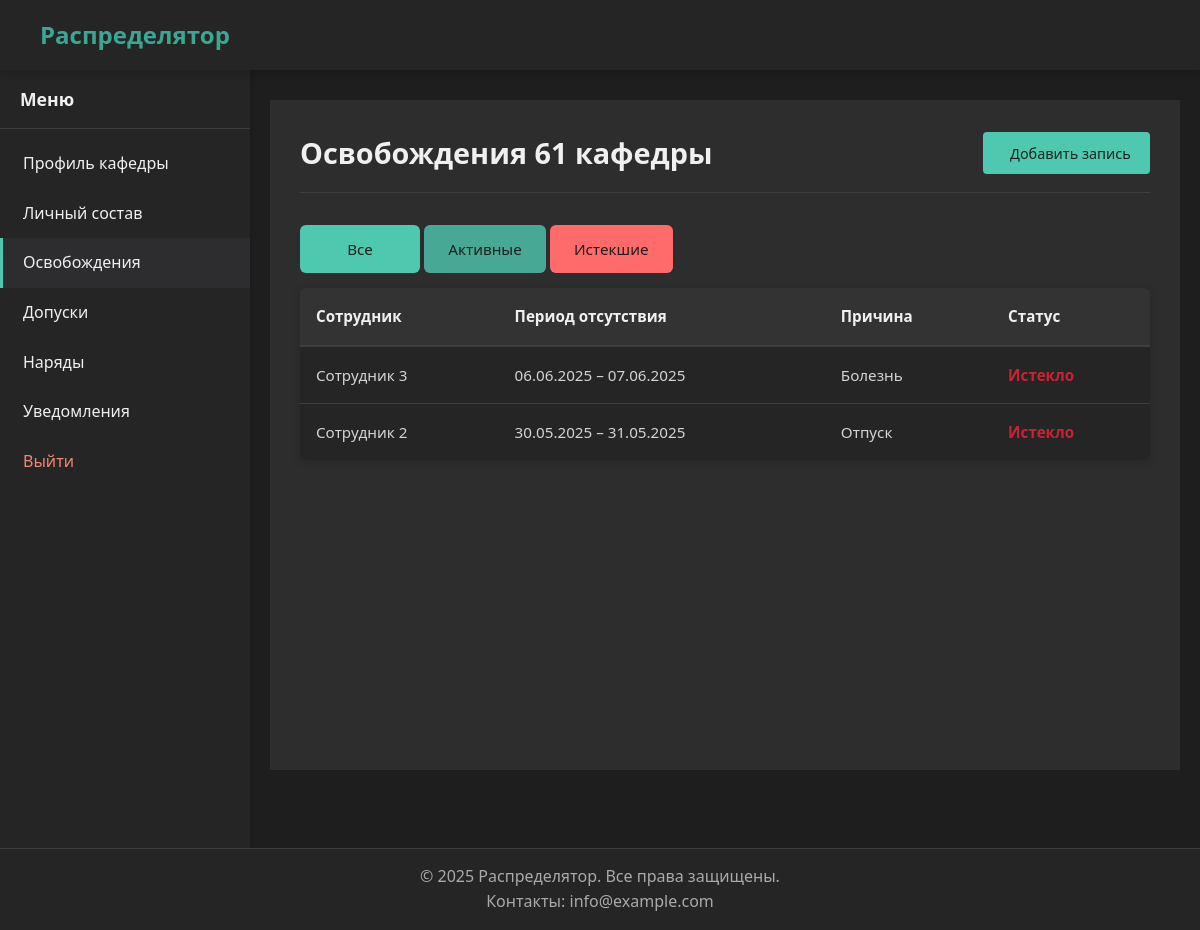
The page /department/missing/ (signed in) on the database its author committed.
### unit/models.py (models this page shows, shortened)
class Department(models.Model):
    name = models.CharField(max_length=20, verbose_name="Название кафедры", unique=True)
    faculty = models.ForeignKey(
        'Faculty',
        on_delete=models.SET_NULL,
        null=True,
        blank=True,
        verbose_name="Факультет",
        related_name="departments"
    )
    class Meta:
        verbose_name = 'Кафедра'
        verbose_name_plural = 'Кафедры'

### people/models.py (models this page shows, shortened)
class People(models.Model):
    full_name = models.CharField('ФИО', max_length=100)
    faculty = models.ForeignKey(
        Faculty,
        verbose_name='Факультет',
        on_delete=models.SET_NULL,
        null=True,
        blank=True
    )
    department = models.ForeignKey(
        Department,
        verbose_name='Кафедра',
        on_delete=models.SET_NULL,
        null=True,
        blank=True
    )
    rank = models.ForeignKey(
        Rank,
        verbose_name='Звание',
        on_delete=models.PROTECT
    )
    last_duty_date = models.DateField(
        'Дата последнего наряда',
        null=True,
        blank=True
    )
    workload = models.FloatField(
        'Нагрузка',
        default=0.0
    )
    class Meta:
        verbose_name = 'Человек'
        verbose_name_plural = 'Люди'
        ordering = ['full_name']

### missing/views.py (the view)
# urls.py: path('', views.MissingListView.as_view(), name='department_list'),
class MissingListView(HasDepartmentMixin, BaseMissingListView):
    model = DepartmentMissing
    namespace = 'department'
    related_field = 'department'

### core/mixins.py (called while the page is built)
    def dispatch(self, request, *args, **kwargs):
        if not hasattr(request.user, 'department') or not request.user.department:
            messages.warning(request, "У вас нет прав доступа к этому разделу")
            return redirect('home')
        return super().dispatch(request, *args, **kwargs)

### core/utils.py (called while the page is built)
def get_user_type(user):
    if user.is_superuser:
        return 'admin'
    groups = list(user.groups.values_list('name', flat=True))
    if 'Комендант' in groups:
        return 'commandant'
    elif 'Факультет' in groups:
        return 'faculty'
    elif 'Кафедра' in groups:
        return 'department'
    return None

### missing/models.py (called while the page is built)
    @property
    def is_active(self):
        return self.end_date >= timezone.now().date()

### missing/views.py (called while the page is built)
    def get_template_names(self):
        return [f"{self.template_name_prefix}{self.template_name_suffix}.html"]

    def get_queryset(self):
        if self.related_field == 'department':
            return self.model.objects.filter(person__department=self.request.user.department).select_related('person')
        elif self.related_field == 'faculty':
            return self.model.objects.filter(person__faculty=self.request.user.faculty).select_related('person')

    def get_context_data(self, **kwargs):
        context = super().get_context_data(**kwargs)
        object_name = ''
        if self.related_field == 'department':
            object_name = self.request.user.department.name
        elif self.related_field == 'faculty':
            object_name = self.request.user.faculty.name
        context.update({
            'namespace': self.namespace,
            'related_type': self.related_field,
            'related_field': self.related_field,
            'object_name': object_name,
        })
        return context

    def get_queryset(self):
        qs = super().get_queryset()
        filter_type = self.request.GET.get('filter')
        if filter_type == 'active':
            return qs.filter(end_date__gte=timezone.now().date())
        elif filter_type == 'expired':
            return qs.filter(end_date__lt=timezone.now().date())
        return qs

### templates/profiles/shared/missing/_list.html (shortened to what this page needs)
{% extends "base_account.html" %}
{% load static %}
{% block extra_head %}
<link rel="stylesheet" href="{% static 'css/missing.css' %}">
{% endblock %}
{% block account_content %}
<div class="missing-container">
    <div class="header-with-button">
        <h1>
            Освобождения
            {% if related_type == 'department' %}
                {{ object_name }} кафедры
            {% elif related_type == 'faculty' %}
                управаления {{ object_name }} факультета
            {% else %}
                {{ related_type_label }}
            {% endif %}
        </h1>
        <a href="{% url namespace|add:':missing:'|add:related_field|add:'_add' %}" class="add-button">
             Добавить запись
        </a>
    </div>
    {% include "components/filter_buttons.html" with active_filter=filter_type %}
    {% if object_list %}
        {% include "components/table.html" with headers=headers items=table_items class="staff-table" %}
    {% endif %}
</div>
{% endblock %}

### templates/components/table.html (shortened to what this page needs)
<div class="table-responsive">
    <table class="data-table {{ class }}">
        <thead>
            <tr>
                {% for header in headers %}
                <th>{{ header.label }}</th>
                {% endfor %}
            </tr>
        </thead>
        <tbody>
            {% for item in items %}
            <tr class="clickable-row" data-url="{{ item.url }}">
                {% for field in item.fields %}
                <td {% if field.class %}class="{{ field.class }}"{% endif %}>
                    {% if field.value is not None and field.value != '-' %}
                        {{ field.value|safe }}
                    {% else %}
                        <span>—</span>
                    {% endif %}
                </td>
                {% endfor %}
            </tr>
            {% endfor %}
        </tbody>
    </table>
</div>

### static/css/base.css (style rules this page uses)
* { margin: 0; padding: 0; box-sizing: border-box; }
body { font-family: 'Segoe UI', Tahoma, Geneva, Verdana, sans-serif; background-color: #1e1e1e; color: #f0f0f0; line-height: 1.6; padding-top: 70px; padding-bottom: 0; margin-bottom: 60px; min-height: 100vh; position: relative; }

### static/css/forms.css (style rules this page uses)
.staff-table tbody tr { transition: background-color 0.2s; }

### static/css/department.css (style rules this page uses)
.header-with-button { display: flex; justify-content: space-between; align-items: center; margin-bottom: 2rem; padding-bottom: 1rem; border-bottom: 1px solid #3e3e42; }
.header-with-button h1 { font-size: 1.8rem; color: #f0f0f0; margin: 0; }
.table-responsive { overflow-x: auto; border-radius: 6px; background-color: #252526; box-shadow: 0 2px 8px rgba(0, 0, 0, 0.15); }
.staff-table { width: 100%; border-collapse: collapse; font-size: 0.95rem; color: #d4d4d4; }
.staff-table th { background-color: #333; padding: 1rem; text-align: left; font-weight: 600; color: #f0f0f0; border-bottom: 2px solid #3e3e42; }
.staff-table td { padding: 1rem; border-bottom: 1px solid #3e3e42; vertical-align: middle; }
.staff-table tr:last-child td { border-bottom: none; }
.add-button { display: inline-flex; align-items: center; gap: 0.5rem; background-color: #4ec9b0; color: #1e1e1e; padding: 0.6rem 1.2rem; border-radius: 4px; text-decoration: none; font-weight: 500; font-size: 0.9rem; transition: all 0.2s; border: none; cursor: pointer; }
.clickable-row { transition: background-color 0.2s ease; }

### static/css/missing.css (style rules this page uses)
.status { font-weight: bold; }
.status-expired { color: #c82333; }

### rows shown on the page
Department: name "61"
People: value "Сотрудник 3"
People: value "Сотрудник 2"

### other values the page prints
{{ item.name }} "Профиль кафедры" "Личный состав" "Освобождения" "Допуски" "Наряды" "Уведомления"
{{ header.label }} "Сотрудник" "Период отсутствия" "Причина" "Статус"
{{ field.value|safe }} "06.06.2025 – 07.06.2025" "Болезнь" "Истекло" "30.05.2025 – 31.05.2025" "Отпуск" "Истекло"
